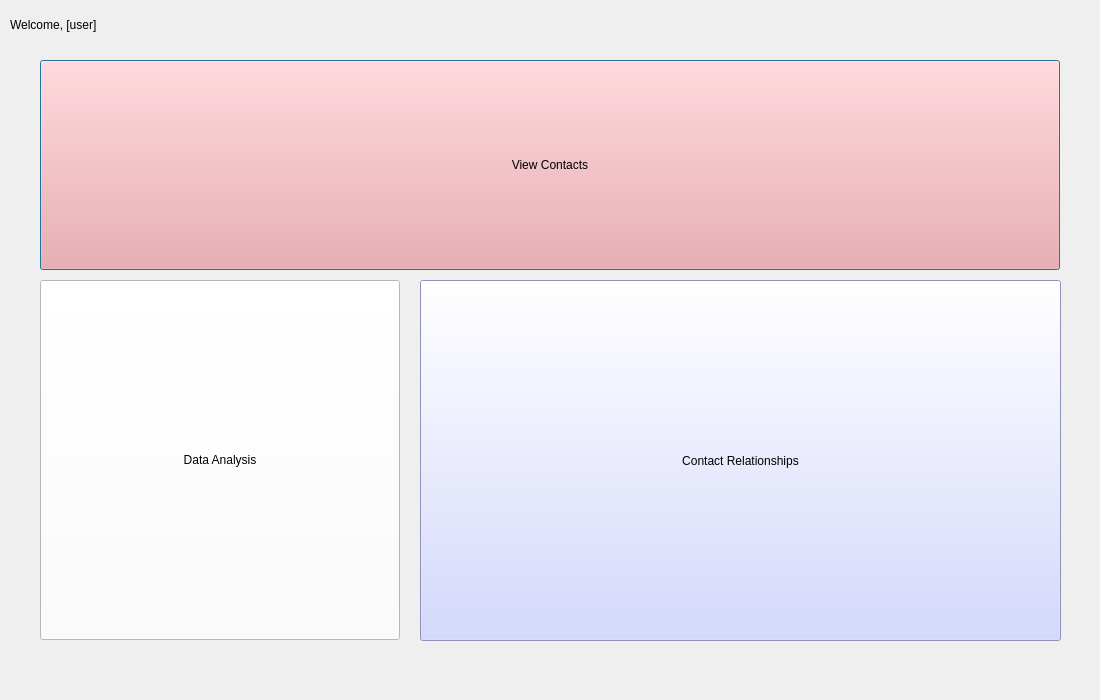
<?xml version="1.0" encoding="UTF-8"?>
<ui version="4.0">
 <class>researcherPortal</class>
 <widget class="QDialog" name="researcherPortal">
  <property name="geometry">
   <rect>
    <x>0</x>
    <y>0</y>
    <width>1100</width>
    <height>700</height>
   </rect>
  </property>
  <property name="minimumSize">
   <size>
    <width>1100</width>
    <height>700</height>
   </size>
  </property>
  <property name="maximumSize">
   <size>
    <width>1100</width>
    <height>700</height>
   </size>
  </property>
  <property name="windowTitle">
   <string>Dialog</string>
  </property>
  <widget class="QLabel" name="welcome_label">
   <property name="geometry">
    <rect>
     <x>10</x>
     <y>0</y>
     <width>600</width>
     <height>50</height>
    </rect>
   </property>
   <property name="text">
    <string>Welcome, [user]</string>
   </property>
   <property name="alignment">
    <set>Qt::AlignLeading|Qt::AlignLeft|Qt::AlignVCenter</set>
   </property>
  </widget>
  <widget class="QPushButton" name="viewContacts_button">
   <property name="geometry">
    <rect>
     <x>40</x>
     <y>60</y>
     <width>1020</width>
     <height>210</height>
    </rect>
   </property>
   <property name="styleSheet">
    <string notr="true">background-color: rgb(255, 155, 155);</string>
   </property>
   <property name="text">
    <string>View Contacts</string>
   </property>
  </widget>
  <widget class="QPushButton" name="dataAnalysis_button">
   <property name="geometry">
    <rect>
     <x>40</x>
     <y>280</y>
     <width>360</width>
     <height>360</height>
    </rect>
   </property>
   <property name="styleSheet">
    <string notr="true">background-color: white;</string>
   </property>
   <property name="text">
    <string>Data Analysis</string>
   </property>
  </widget>
  <widget class="QPushButton" name="contactRelationships_button">
   <property name="geometry">
    <rect>
     <x>420</x>
     <y>280</y>
     <width>641</width>
     <height>361</height>
    </rect>
   </property>
   <property name="styleSheet">
    <string notr="true">background-color: rgb(199, 205, 255);</string>
   </property>
   <property name="text">
    <string>Contact Relationships</string>
   </property>
  </widget>
 </widget>
 <resources/>
 <connections/>
</ui>
